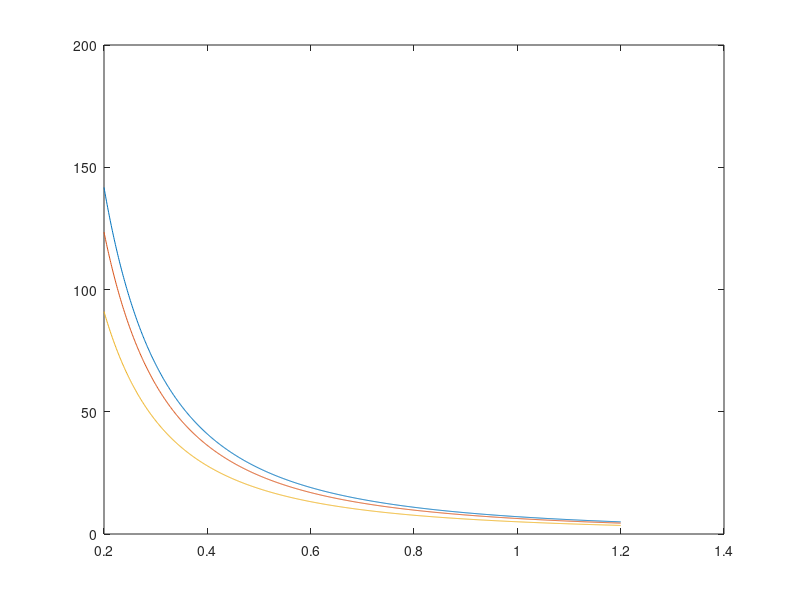

This figure's MATLAB source: (Note: this script raises an error after producing the figure.)
%****************************************************************
%   Schimmel_Evan_EM204_project_1.m
%
%   PROGRAM DESCRIPTION
%   This program exhaustively calculates the shear stress and
%   weight of possible shafts for a Cessna 172, selecting
%   the lightest option that fulfills the design criteria.
%
%   WRITTEN BY: Evan Schimmel
%               09/26/2021
%
%****************************************************************

clear all
close all
clc

% Define power quantities
Php = 180; % hp
Pinlbs = Php * 550 * 12; % in-lb/s

% Define rotational speed quantities
omegaRPM = 2700; % rpm
omegaRAD = omegaRPM * 1/60 * (2*pi); % rad/s

% Calculate torque in shaft
T = (Pinlbs / omegaRAD) * 1/1000; % kip-in

% Define FOS and calculate max allowable shear stress
FOS = 1.5; % unitless
tau_shear = 26; % ksi
tau_max = (tau_shear / FOS); % ksi

% Define 6061-T6 aluminum density
rho = 0.098; % lb/in^3

% Define loop parameters for testing inner radius values
min_test = 0.2; % in
max_test = 1.2; % in
step = 1e-3; % in

i=0;
k=0;
for r = min_test:step:max_test
    k=k+1;
    
    % Create radius vector for plotting
    radius(k) = r; % in
    
    % Loop for 0.090 wall thickness
    for w = 0.090 % in
        i = i+1;
        J = (pi*(((r+w)^4)-(r^4)))/2; % in^4
        tau090 = (T*(r+w))/J; % ksi
        weight = rho * ((pi*(r+w)^2)-(pi*(r)^2)) * 12; % lb/ft
        
        %  Add values to vector for all shaft options
        option(i,1) = r;
        option(i,2) = w;
        option(i,3) = tau090;
        option(i,4) = weight;
        
        % Create shear stress vector for plotting
        tau_090(k) = tau090;
    end
    
    % Loop for 0.100 wall thickness
    for w = 0.100 % in
        i = i+1;
        J = (pi*(((r+w)^4)-(r^4)))/2; % in^4
        tau100 = (T*(r+w))/J; % ksi
        weight = rho * ((pi*(r+w)^2)-(pi*(r)^2)) * 12; % lb/ft
        
        % Add values to vector for all shaft options
        option(i,1) = r;
        option(i,2) = w;
        option(i,3) = tau100;
        option(i,4) = weight;
        
        % Create shear stress vector for plotting
        tau_100(k) = tau100;
    end
    
    % Loop for 0.125 wall thickness
    for w = 0.125 % in
        i = i+1;
        J = (pi*(((r+w)^4)-(r^4)))/2; % in^4
        tau125 = (T*(r+w))/J; % ksi
        weight = rho * ((pi*(r+w)^2)-(pi*(r)^2)) * 12; % lb/ft
        
        % Add values to vector for all shaft options
        option(i,1) = r;
        option(i,2) = w;
        option(i,3) = tau125;
        option(i,4) = weight;
        
        % Create shear stress vector for plotting
        tau_125(k) = tau125;
    end
    
end

% Plot diameter and shear stress data for given wall thickness options
figure
plot(radius,tau_090,radius,tau_100,radius,tau_125)
yline(tau_max,'k','Max Allowable Shear Stress')
xlabel('Inner Radius [in]')
ylabel('Shear Stress [ksi]')
legend('0.090" Wall','0.100" Wall','0.125" Wall')
set(gcf, 'color', 'w')

% Identify all shaft options that have shear stress under allowable value
n=0;
for m = 1:length(option)
    if option(m,3) < tau_max
        n=n+1;
        valid(n,1) = option(m,1);
        valid(n,2) = option(m,2);
        valid(n,3) = option(m,3);
        valid(n,4) = option(m,4);
    end
end

% Identify shaft combo with the lowest weight from valid options
[best_weight,index] = min(valid(:,4));

% Write best measurements to new variables
new_radius = valid(index,1);
new_wall = valid(index,2);
new_tau = valid(index,3);
new_weight = valid(index,4);
new_FOS = tau_shear / new_tau;

% Print ideal shaft information to command window
fprintf('--- Ideal shaft information --- \n\n');
fprintf('Inner Radius: %7.5f in \n',new_radius);
fprintf('Wall Thickness: %7.5f in \n',new_wall);
fprintf('Shear Stress: %7.5f ksi \n',new_tau);
fprintf('Weight: %7.5f lb/ft \n',new_weight);
fprintf('Factor of Safety: %7.5f \n',new_FOS);